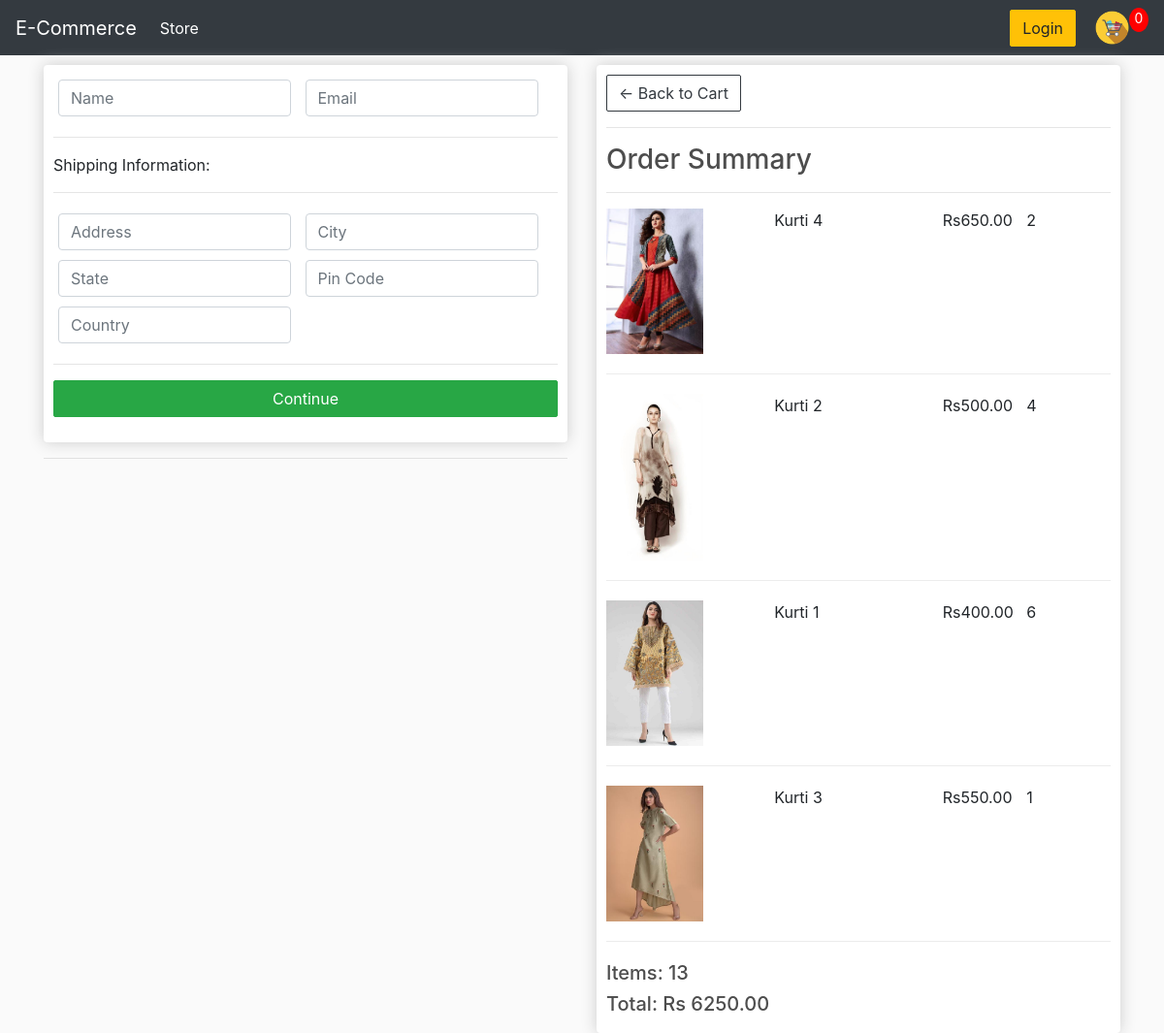
/checkout/ (signed in), run on an earlier commit of the app's database.
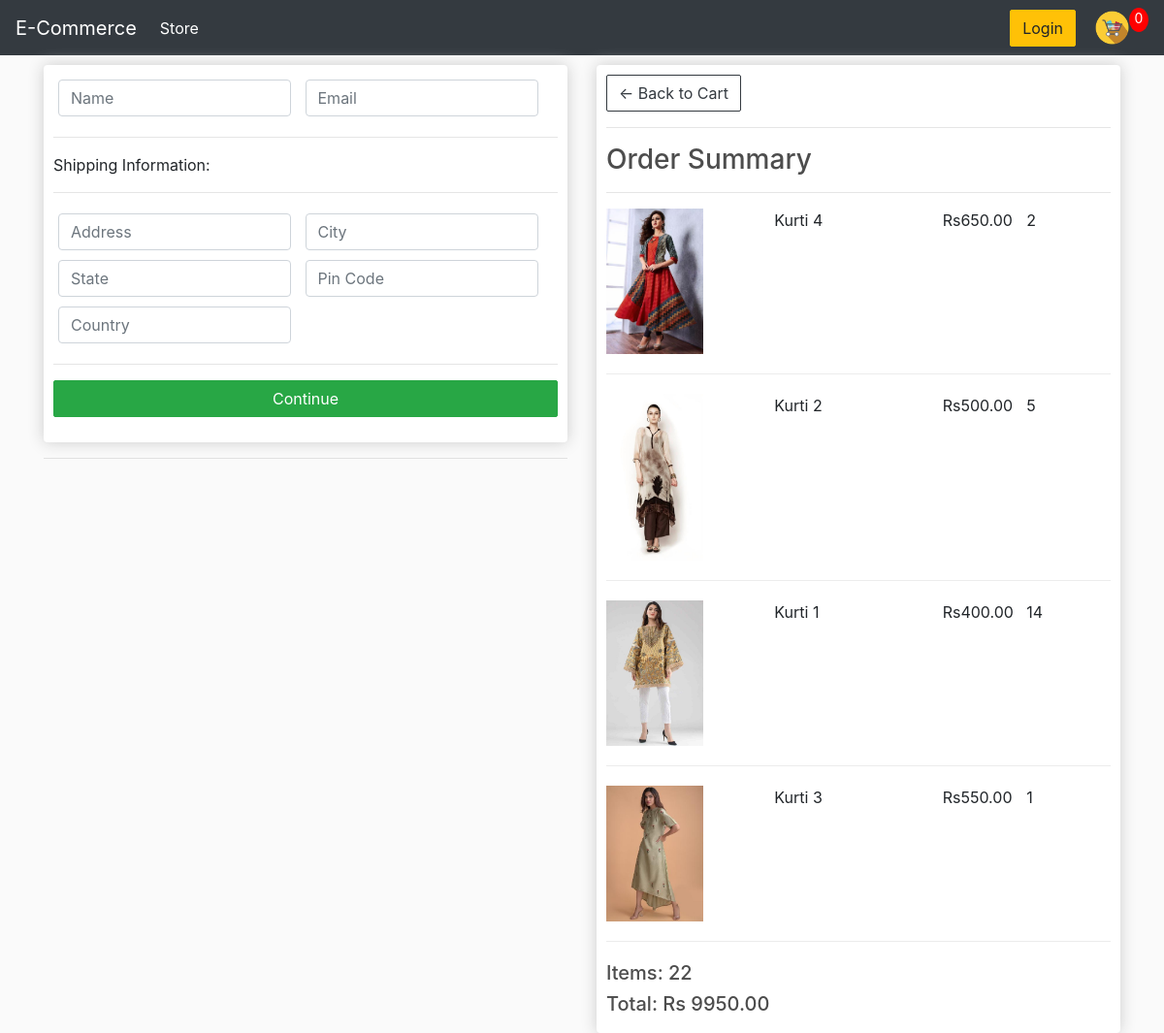
And on a later commit of the database.
### store/models.py (models this page shows, shortened)
class OrderItem(models.Model):
    product = models.ForeignKey(Product, on_delete=models.SET_NULL, blank=True, null=True)
    order = models.ForeignKey(Order, on_delete=models.SET_NULL, blank=True, null=True)
    quantity = models.IntegerField(default=0, null=True, blank=True)
    date_added = models.DateTimeField(auto_now_add=True)
    @property
    def get_total(self):
        total = self.product.price*self.quantity
        return total

class Order(models.Model):
    customer = models.ForeignKey(Customer, on_delete=models.SET_NULL, blank=True, null=True)
    date_ordered = models.DateTimeField(auto_now_add=True)
    complete = models.BooleanField(default=False, null=True, blank=False)
    transaction_id = models.CharField(max_length=200, null=True)
    @property
    def get_cart_total(self):
        orderitems = self.orderitem_set.all()
        total = sum([item.get_total for item in orderitems])
        return total
    @property
    def get_cart_items(self):
        orderitems = self.orderitem_set.all()
        total = sum([item.quantity for item in orderitems])
        return total

class Product(models.Model):
    name = models.CharField(max_length=200, null=True)
    price = models.FloatField()
    digital = models.BooleanField(default=False, null=True, blank=False)
    image = models.ImageField(null=True, blank=True)
    @property
    def imageURL(self):
        try :
            url = self.image.url
        except:
            url = ''
        return url

### store/views.py (the view)
# urls.py: path('checkout/', views.checkout, name ='checkout'),
def checkout(request):
    if request.user.is_authenticated:
        customer = request.user.customer
        order, created = Order.objects.get_or_create(customer= customer, complete= False)
        items = order.orderitem_set.all()
    else:
        items = []
        order = {'get_cart_total':0,'get_cart_items':0}
    context = {'items':items,'order':order}
    return render (request,'store/checkout.html' , context)

### store/templates/store/checkout.html (shortened to what this page needs)
{% extends 'store/Main.html' %}
{% load static %}
{% block content%}
<html>
    <link rel="stylesheet" type="text/css" href="{% static 'css/styles.css' %}">
<body>
    <div class="row">
        <div class="col-lg-6">
            <div class="box-element" id="form-wrapper">
                <form id="form">
                    <div id="user-info">
                        <div class="form-field">
                            <input required class="form-control" type="text" name="name" placeholder="Name">
                        </div>
                        <div class="form-field">
                            <input required class="form-control" type="text" name="email" placeholder="Email">
                        </div>
                    </div>
                    <div id="shipping-info">
                        <hr>
                        <p>Shipping Information:</p><hr>
                        <div class="form-field">
                            <input class="form-control" type="text" name="address" placeholder="Address">
                        </div>
                        <div class="form-field">
                            <input class="form-control" type="text" name="city" placeholder="City">
                        </div>
                        <div class="form-field">
                            <input class="form-control" type="text" name="state" placeholder="State">
                        </div>
                        <div class="form-field">
                            <input class="form-control" type="text" name="pincode" placeholder="Pin Code">
                        </div>
                        <div class="form-field">
                            <input class="form-control" type="text" name="country" placeholder="Country">
                        </div>
                    </div>
                    <hr>
                    <input id="form-button" class="btn btn-success btn-block" type="submit" value="Continue">
                </form>
            </div>
            <hr>
        </div>
        <div class="col-lg-6">
            <div class="box-element">
                <a class="btn btn-outline-dark" href="{% url 'cart'%}">&#x2190; Back to Cart</a>
                <hr>
                <h3>Order Summary</h3>
                <hr>
                {% for item in items %}
                <div class="cart-row">
                    <div style="flex: 2"><img class="row-image" src="{{item.product.imageURL}}"></div>
                    <div style="flex: 2">{{item.product.name}}</div>
                    <div style="flex: 1">Rs{{item.product.price|floatformat:2}}</div>
                    <div style="flex: 1"><p>{{item.quantity}}</p></div>
                </div>
                {% endfor %}
                <h5>Items: {{order.get_cart_items}}</h5>
                <h5>Total: Rs {{order.get_cart_total|floatformat:2}}</h5>
            </div>
        </div>
    </div>
</body>
</html>
{% endblock content %}

What changed in the data, as far as the page shows it:
changed OrderItem "Kurti 2": quantity "4" → "5"
changed OrderItem "Kurti 1": quantity "6" → "14"
changed through a linked row, Order: get_cart_items "13" → "22"; get_cart_total "6250.00" → "9950.00"
